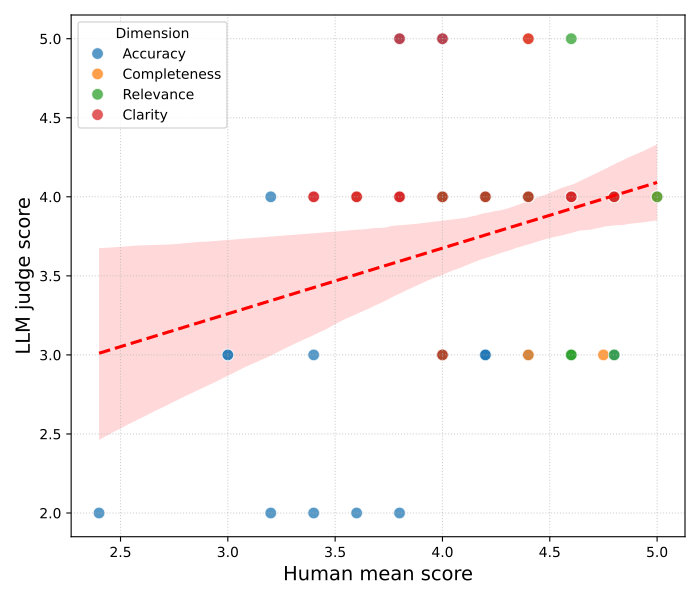

Python code for this plot:
import json
import pandas as pd
import numpy as np
import matplotlib.pyplot as plt
import seaborn as sns
from scipy.stats import pearsonr, spearmanr

POINTWISE_ARTICLE_IDS = [
    29733, 29734, 29739, 29753, 29775,
    29802, 29846, 29866, 29873, 29929,
    29902, 29943, 29958, 29988, 30052,
    30061, 30086, 30184, 30214, 30708,
]

DIMENSIONS = ["Accuracy", "Completeness", "Relevance", "Clarity"]

# 1. Load robust parsed human data
h_long = pd.read_csv("results/human_eval_analysis/pointwise_long.csv")

# Keep valid scores only
h_long = h_long.dropna(subset=["score"]).copy()

# 2. Plot human pointwise distributions
plt.figure(figsize=(10, 6))

melted_h = h_long.rename(columns={"dimension": "Metric", "score": "Score", "system": "Group"})

sns.boxplot(
    data=melted_h,
    x="Metric",
    y="Score",
    hue="Group",
    palette="Set2",
    showfliers=False,
)

sns.stripplot(
    data=melted_h,
    x="Metric",
    y="Score",
    hue="Group",
    dodge=True,
    color=".3",
    alpha=0.45,
    legend=False,
)

plt.ylabel("Human score (1--5, higher is better)", fontsize=14)
plt.xlabel("")
#plt.title("Human Pointwise Ratings: Ours vs Agentic", fontsize=16)
plt.ylim(0.5, 5.5)
plt.grid(axis="y", linestyle=":", alpha=0.5)
plt.tight_layout()
plt.savefig("human_pointwise.pdf")
plt.close()

# 3. Aggregate human ratings by article/system/dimension
h_agg = (
    h_long
    .groupby(["article_id", "system_key", "system", "dimension"], as_index=False)["score"]
    .mean()
)

h_wide = h_agg.pivot_table(
    index=["article_id", "system_key", "system"],
    columns="dimension",
    values="score",
).reset_index()

h_wide.columns.name = None

# 4. Load LLM judge data
with open("results/open-source/pointwise_top50.json", "r", encoding="utf-8") as f:
    llm_data = json.load(f)

llm_records = []

for story in llm_data:
    article_id = int(story["id"])

    for system_key, scores in story.get("scores_by_system", {}).items():
        if system_key not in {"news_0", "news_2"}:
            continue

        llm_records.append(
            {
                "article_id": article_id,
                "system_key": system_key,
                "Accuracy_LLM": scores.get("accuracy"),
                "Completeness_LLM": scores.get("completeness"),
                "Relevance_LLM": scores.get("relevance"),
                "Clarity_LLM": scores.get("clarity"),
                "ExpectedKGain_LLM": scores.get("knowledge_gain"),
                "MeanScore_LLM": scores.get("mean_score"),
            }
        )

l_df = pd.DataFrame(llm_records)

# 5. Join by article_id + system_key
merged = h_wide.merge(
    l_df,
    on=["article_id", "system_key"],
    how="inner",
)

merged["MeanScore_Human"] = merged[DIMENSIONS].mean(axis=1)

print("Merged rows:", len(merged))
print(merged[["article_id", "system_key", "system"]].head())

# 6. Overall human--LLM correlation across matched dimensions
human_vals = []
llm_vals = []
dim_labels = []

for dim in DIMENSIONS:
    h_col = dim
    l_col = f"{dim}_LLM"

    sub = merged[[h_col, l_col]].dropna()

    human_vals.extend(sub[h_col].tolist())
    llm_vals.extend(sub[l_col].tolist())
    dim_labels.extend([dim] * len(sub))

plot_df = pd.DataFrame(
    {
        "Human Mean Score": human_vals,
        "LLM Judge Score": llm_vals,
        "Dimension": dim_labels,
    }
)

pearson_r, pearson_p = pearsonr(plot_df["Human Mean Score"], plot_df["LLM Judge Score"])
spearman_r, spearman_p = spearmanr(plot_df["Human Mean Score"], plot_df["LLM Judge Score"])

print(f"Overall Pearson r = {pearson_r:.3f}, p = {pearson_p:.3f}")
print(f"Overall Spearman rho = {spearman_r:.3f}, p = {spearman_p:.3f}")

# 7. Pretty scatter plot
plt.figure(figsize=(7, 6))

sns.regplot(
    data=plot_df,
    x="Human Mean Score",
    y="LLM Judge Score",
    scatter=False,
    line_kws={"color": "red", "linestyle": "--"},
)

sns.scatterplot(
    data=plot_df,
    x="Human Mean Score",
    y="LLM Judge Score",
    hue="Dimension",
    s=70,
    alpha=0.75,
)

plt.xlabel("Human mean score", fontsize=14)
plt.ylabel("LLM judge score", fontsize=14)
#plt.title(f"Human--LLM Pointwise Alignment\nPearson r = {pearson_r:.2f}, Spearman $\\rho$ = {spearman_r:.2f}", fontsize=14)
plt.grid(True, linestyle=":", alpha=0.6)
plt.tight_layout()
plt.savefig("human_llm_pointwise_correlation.pdf")
plt.close()

# 8. Per-dimension correlations
rows = []

for dim in DIMENSIONS:
    h_col = dim
    l_col = f"{dim}_LLM"
    sub = merged[[h_col, l_col]].dropna()

    if len(sub) >= 2:
        pr, pp = pearsonr(sub[h_col], sub[l_col])
        sr, sp = spearmanr(sub[h_col], sub[l_col])
    else:
        pr, pp, sr, sp = np.nan, np.nan, np.nan, np.nan

    rows.append(
        {
            "Dimension": dim,
            "Pearson r": pr,
            "Pearson p": pp,
            "Spearman rho": sr,
            "Spearman p": sp,
            "n": len(sub),
        }
    )

corr_df = pd.DataFrame(rows)
print("\nPer-dimension correlations:")
print(corr_df.round(3))

corr_df.to_csv("human_llm_pointwise_correlations.csv", index=False)

wide = merged.pivot_table(
    index="article_id",
    columns="system",
    values=["MeanScore_Human", "MeanScore_LLM"],
    aggfunc="mean",
)

# Mean-score crossplot: one point per matched article/system item
mean_plot_df = merged[["MeanScore_Human", "MeanScore_LLM", "system"]].dropna().copy()

mean_pearson_r, mean_pearson_p = pearsonr(
    mean_plot_df["MeanScore_Human"],
    mean_plot_df["MeanScore_LLM"],
)
mean_spearman_r, mean_spearman_p = spearmanr(
    mean_plot_df["MeanScore_Human"],
    mean_plot_df["MeanScore_LLM"],
)

print(f"Mean-score Pearson r = {mean_pearson_r:.3f}, p = {mean_pearson_p:.3f}")
print(f"Mean-score Spearman rho = {mean_spearman_r:.3f}, p = {mean_spearman_p:.3f}")

plt.figure(figsize=(7, 6))

sns.regplot(
    data=mean_plot_df,
    x="MeanScore_Human",
    y="MeanScore_LLM",
    scatter=False,
    line_kws={"color": "red", "linestyle": "--"},
)

sns.scatterplot(
    data=mean_plot_df,
    x="MeanScore_Human",
    y="MeanScore_LLM",
    hue="system",
    s=80,
    alpha=0.8,
)

plt.xlabel("Human mean score", fontsize=14)
plt.ylabel("LLM judge mean score", fontsize=14)
#plt.title(
#    f"Human--LLM Mean Pointwise Alignment\n"
#    f"Pearson r = {mean_pearson_r:.2f}, Spearman $\\rho$ = {mean_spearman_r:.2f}",
#    fontsize=14,
#)
plt.grid(True, linestyle=":", alpha=0.6)
plt.tight_layout()
plt.savefig("human_llm_pointwise_mean_correlation_2.pdf")
plt.close()
